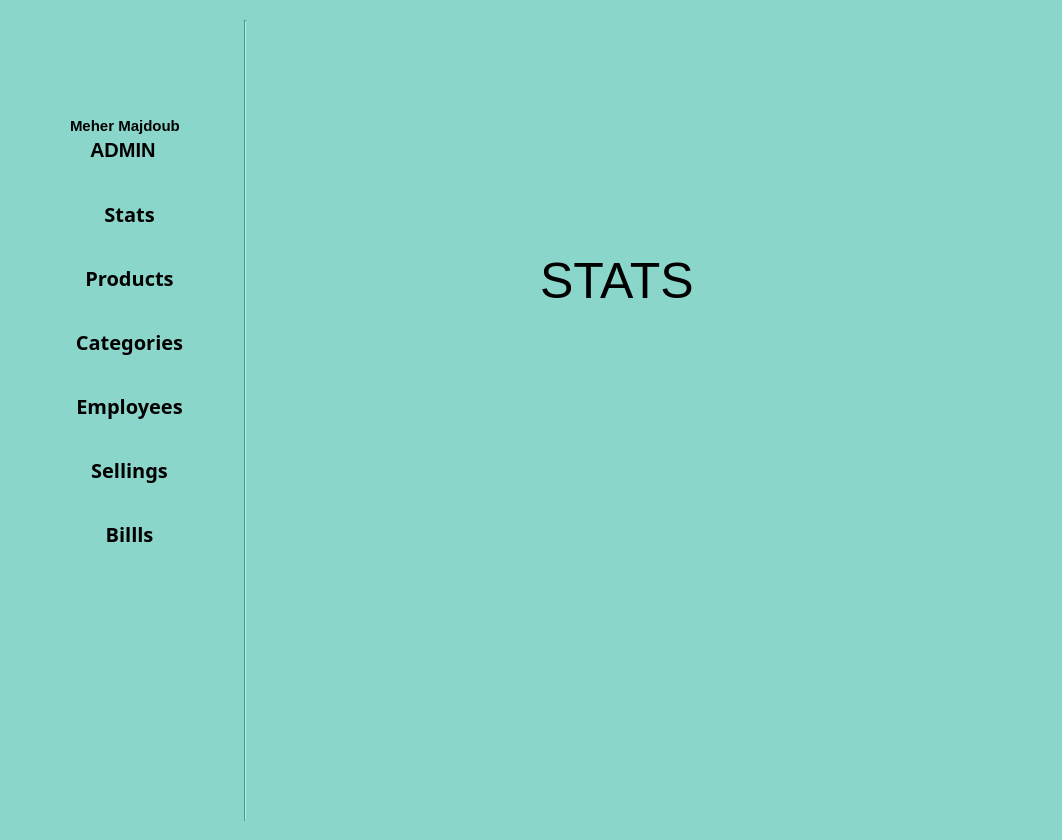
<?xml version="1.0" encoding="UTF-8"?>
<ui version="4.0">
 <class>Form</class>
 <widget class="QWidget" name="Form">
  <property name="geometry">
   <rect>
    <x>0</x>
    <y>0</y>
    <width>1062</width>
    <height>840</height>
   </rect>
  </property>
  <property name="minimumSize">
   <size>
    <width>809</width>
    <height>714</height>
   </size>
  </property>
  <property name="maximumSize">
   <size>
    <width>16777196</width>
    <height>16777215</height>
   </size>
  </property>
  <property name="contextMenuPolicy">
   <enum>Qt::NoContextMenu</enum>
  </property>
  <property name="acceptDrops">
   <bool>false</bool>
  </property>
  <property name="windowTitle">
   <string>Form</string>
  </property>
  <property name="styleSheet">
   <string notr="true">background-color: #8bd6cb;</string>
  </property>
  <widget class="QGroupBox" name="groupBox">
   <property name="geometry">
    <rect>
     <x>20</x>
     <y>20</y>
     <width>201</width>
     <height>151</height>
    </rect>
   </property>
   <property name="styleSheet">
    <string notr="true">border: none;</string>
   </property>
   <property name="title">
    <string/>
   </property>
   <widget class="QLabel" name="label">
    <property name="geometry">
     <rect>
      <x>60</x>
      <y>10</y>
      <width>91</width>
      <height>81</height>
     </rect>
    </property>
    <property name="text">
     <string/>
    </property>
    <property name="pixmap">
     <pixmap resource="icons/icons.qrc">:/icons/admin.png</pixmap>
    </property>
    <property name="scaledContents">
     <bool>true</bool>
    </property>
   </widget>
   <widget class="QLabel" name="label_2">
    <property name="geometry">
     <rect>
      <x>50</x>
      <y>90</y>
      <width>121</width>
      <height>31</height>
     </rect>
    </property>
    <property name="styleSheet">
     <string notr="true">font-size: 15px;
font: bold;</string>
    </property>
    <property name="text">
     <string>Meher Majdoub</string>
    </property>
   </widget>
   <widget class="QLabel" name="label_3">
    <property name="geometry">
     <rect>
      <x>70</x>
      <y>120</y>
      <width>71</width>
      <height>20</height>
     </rect>
    </property>
    <property name="styleSheet">
     <string notr="true">font-size : 20px;
font:bold;</string>
    </property>
    <property name="text">
     <string>ADMIN</string>
    </property>
   </widget>
  </widget>
  <widget class="Line" name="line">
   <property name="geometry">
    <rect>
     <x>230</x>
     <y>20</y>
     <width>31</width>
     <height>801</height>
    </rect>
   </property>
   <property name="orientation">
    <enum>Qt::Vertical</enum>
   </property>
  </widget>
  <widget class="QWidget" name="formLayoutWidget">
   <property name="geometry">
    <rect>
     <x>20</x>
     <y>190</y>
     <width>200</width>
     <height>521</height>
    </rect>
   </property>
   <layout class="QFormLayout" name="formLayout">
    <property name="horizontalSpacing">
     <number>12</number>
    </property>
    <property name="verticalSpacing">
     <number>36</number>
    </property>
    <property name="topMargin">
     <number>10</number>
    </property>
    <property name="bottomMargin">
     <number>0</number>
    </property>
    <item row="0" column="0">
     <widget class="QLabel" name="label_4">
      <property name="maximumSize">
       <size>
        <width>51</width>
        <height>51</height>
       </size>
      </property>
      <property name="baseSize">
       <size>
        <width>30</width>
        <height>30</height>
       </size>
      </property>
      <property name="font">
       <font>
        <strikeout>false</strikeout>
        <stylestrategy>PreferDefault</stylestrategy>
       </font>
      </property>
      <property name="text">
       <string/>
      </property>
      <property name="pixmap">
       <pixmap resource="icons/icons.qrc">:/icons/stats.png</pixmap>
      </property>
      <property name="scaledContents">
       <bool>true</bool>
      </property>
     </widget>
    </item>
    <item row="0" column="1">
     <widget class="QLabel" name="label_5">
      <property name="baseSize">
       <size>
        <width>50</width>
        <height>20</height>
       </size>
      </property>
      <property name="font">
       <font>
        <family>Segoe UI Semibold</family>
        <pointsize>15</pointsize>
        <weight>75</weight>
        <bold>true</bold>
       </font>
      </property>
      <property name="autoFillBackground">
       <bool>false</bool>
      </property>
      <property name="text">
       <string>Stats</string>
      </property>
      <property name="alignment">
       <set>Qt::AlignCenter</set>
      </property>
     </widget>
    </item>
    <item row="1" column="1">
     <widget class="QLabel" name="label_6">
      <property name="baseSize">
       <size>
        <width>50</width>
        <height>20</height>
       </size>
      </property>
      <property name="font">
       <font>
        <family>Segoe UI Semibold</family>
        <pointsize>15</pointsize>
        <weight>75</weight>
        <bold>true</bold>
       </font>
      </property>
      <property name="autoFillBackground">
       <bool>false</bool>
      </property>
      <property name="text">
       <string>Products</string>
      </property>
      <property name="alignment">
       <set>Qt::AlignCenter</set>
      </property>
     </widget>
    </item>
    <item row="1" column="0">
     <widget class="QLabel" name="label_7">
      <property name="maximumSize">
       <size>
        <width>51</width>
        <height>51</height>
       </size>
      </property>
      <property name="baseSize">
       <size>
        <width>30</width>
        <height>30</height>
       </size>
      </property>
      <property name="font">
       <font>
        <strikeout>false</strikeout>
        <stylestrategy>PreferDefault</stylestrategy>
       </font>
      </property>
      <property name="text">
       <string/>
      </property>
      <property name="pixmap">
       <pixmap resource="icons/icons.qrc">:/icons/products.png</pixmap>
      </property>
      <property name="scaledContents">
       <bool>true</bool>
      </property>
     </widget>
    </item>
    <item row="2" column="1">
     <widget class="QLabel" name="label_10">
      <property name="baseSize">
       <size>
        <width>50</width>
        <height>20</height>
       </size>
      </property>
      <property name="font">
       <font>
        <family>Segoe UI Semibold</family>
        <pointsize>15</pointsize>
        <weight>75</weight>
        <bold>true</bold>
       </font>
      </property>
      <property name="autoFillBackground">
       <bool>false</bool>
      </property>
      <property name="text">
       <string>Categories</string>
      </property>
      <property name="alignment">
       <set>Qt::AlignCenter</set>
      </property>
     </widget>
    </item>
    <item row="2" column="0">
     <widget class="QLabel" name="label_8">
      <property name="maximumSize">
       <size>
        <width>51</width>
        <height>51</height>
       </size>
      </property>
      <property name="baseSize">
       <size>
        <width>30</width>
        <height>30</height>
       </size>
      </property>
      <property name="font">
       <font>
        <strikeout>false</strikeout>
        <stylestrategy>PreferDefault</stylestrategy>
       </font>
      </property>
      <property name="text">
       <string/>
      </property>
      <property name="pixmap">
       <pixmap resource="icons/icons.qrc">:/icons/categories.png</pixmap>
      </property>
      <property name="scaledContents">
       <bool>true</bool>
      </property>
     </widget>
    </item>
    <item row="3" column="1">
     <widget class="QLabel" name="label_9">
      <property name="baseSize">
       <size>
        <width>50</width>
        <height>20</height>
       </size>
      </property>
      <property name="font">
       <font>
        <family>Segoe UI Semibold</family>
        <pointsize>15</pointsize>
        <weight>75</weight>
        <bold>true</bold>
       </font>
      </property>
      <property name="autoFillBackground">
       <bool>false</bool>
      </property>
      <property name="text">
       <string>Employees</string>
      </property>
      <property name="alignment">
       <set>Qt::AlignCenter</set>
      </property>
     </widget>
    </item>
    <item row="3" column="0">
     <widget class="QLabel" name="label_11">
      <property name="maximumSize">
       <size>
        <width>51</width>
        <height>51</height>
       </size>
      </property>
      <property name="baseSize">
       <size>
        <width>30</width>
        <height>30</height>
       </size>
      </property>
      <property name="font">
       <font>
        <strikeout>false</strikeout>
        <stylestrategy>PreferDefault</stylestrategy>
       </font>
      </property>
      <property name="text">
       <string/>
      </property>
      <property name="pixmap">
       <pixmap resource="icons/icons.qrc">:/icons/employee.png</pixmap>
      </property>
      <property name="scaledContents">
       <bool>true</bool>
      </property>
     </widget>
    </item>
    <item row="4" column="1">
     <widget class="QLabel" name="label_12">
      <property name="baseSize">
       <size>
        <width>50</width>
        <height>20</height>
       </size>
      </property>
      <property name="font">
       <font>
        <family>Segoe UI Semibold</family>
        <pointsize>15</pointsize>
        <weight>75</weight>
        <bold>true</bold>
       </font>
      </property>
      <property name="autoFillBackground">
       <bool>false</bool>
      </property>
      <property name="text">
       <string>Sellings</string>
      </property>
      <property name="alignment">
       <set>Qt::AlignCenter</set>
      </property>
     </widget>
    </item>
    <item row="4" column="0">
     <widget class="QLabel" name="label_13">
      <property name="maximumSize">
       <size>
        <width>51</width>
        <height>51</height>
       </size>
      </property>
      <property name="baseSize">
       <size>
        <width>30</width>
        <height>30</height>
       </size>
      </property>
      <property name="font">
       <font>
        <strikeout>false</strikeout>
        <stylestrategy>PreferDefault</stylestrategy>
       </font>
      </property>
      <property name="text">
       <string/>
      </property>
      <property name="pixmap">
       <pixmap resource="icons/icons.qrc">:/icons/sellings.png</pixmap>
      </property>
      <property name="scaledContents">
       <bool>true</bool>
      </property>
     </widget>
    </item>
    <item row="5" column="1">
     <widget class="QLabel" name="label_14">
      <property name="baseSize">
       <size>
        <width>50</width>
        <height>20</height>
       </size>
      </property>
      <property name="font">
       <font>
        <family>Segoe UI Semibold</family>
        <pointsize>15</pointsize>
        <weight>75</weight>
        <bold>true</bold>
       </font>
      </property>
      <property name="autoFillBackground">
       <bool>false</bool>
      </property>
      <property name="text">
       <string>Billls</string>
      </property>
      <property name="alignment">
       <set>Qt::AlignCenter</set>
      </property>
     </widget>
    </item>
    <item row="5" column="0">
     <widget class="QLabel" name="label_15">
      <property name="maximumSize">
       <size>
        <width>51</width>
        <height>51</height>
       </size>
      </property>
      <property name="baseSize">
       <size>
        <width>30</width>
        <height>30</height>
       </size>
      </property>
      <property name="font">
       <font>
        <strikeout>false</strikeout>
        <stylestrategy>PreferDefault</stylestrategy>
       </font>
      </property>
      <property name="text">
       <string/>
      </property>
      <property name="pixmap">
       <pixmap resource="icons/icons.qrc">:/icons/bill.png</pixmap>
      </property>
      <property name="scaledContents">
       <bool>true</bool>
      </property>
     </widget>
    </item>
   </layout>
  </widget>
  <widget class="QLabel" name="label_16">
   <property name="geometry">
    <rect>
     <x>30</x>
     <y>740</y>
     <width>41</width>
     <height>41</height>
    </rect>
   </property>
   <property name="text">
    <string/>
   </property>
   <property name="pixmap">
    <pixmap resource="icons/icons.qrc">:/icons/setting.png</pixmap>
   </property>
   <property name="scaledContents">
    <bool>true</bool>
   </property>
  </widget>
  <widget class="QLabel" name="label_17">
   <property name="geometry">
    <rect>
     <x>30</x>
     <y>790</y>
     <width>41</width>
     <height>31</height>
    </rect>
   </property>
   <property name="text">
    <string/>
   </property>
   <property name="pixmap">
    <pixmap resource="icons/icons.qrc">:/icons/shutdown.png</pixmap>
   </property>
   <property name="scaledContents">
    <bool>true</bool>
   </property>
  </widget>
  <widget class="QStackedWidget" name="containor">
   <property name="geometry">
    <rect>
     <x>270</x>
     <y>20</y>
     <width>771</width>
     <height>781</height>
    </rect>
   </property>
   <widget class="QWidget" name="stats_frame">
    <widget class="QLabel" name="label_18">
     <property name="geometry">
      <rect>
       <x>270</x>
       <y>220</y>
       <width>181</width>
       <height>81</height>
      </rect>
     </property>
     <property name="styleSheet">
      <string notr="true">font-size: 50px;</string>
     </property>
     <property name="text">
      <string>STATS</string>
     </property>
    </widget>
   </widget>
   <widget class="QWidget" name="products_frame">
    <widget class="QLabel" name="label_19">
     <property name="geometry">
      <rect>
       <x>310</x>
       <y>310</y>
       <width>221</width>
       <height>81</height>
      </rect>
     </property>
     <property name="styleSheet">
      <string notr="true">font-size: 50px;</string>
     </property>
     <property name="text">
      <string>products</string>
     </property>
    </widget>
   </widget>
   <widget class="QWidget" name="categories_frame">
    <widget class="QLabel" name="label_20">
     <property name="geometry">
      <rect>
       <x>300</x>
       <y>420</y>
       <width>251</width>
       <height>81</height>
      </rect>
     </property>
     <property name="styleSheet">
      <string notr="true">font-size: 50px;</string>
     </property>
     <property name="text">
      <string>categories</string>
     </property>
    </widget>
   </widget>
   <widget class="QWidget" name="employees_frame">
    <widget class="QLabel" name="label_21">
     <property name="geometry">
      <rect>
       <x>280</x>
       <y>290</y>
       <width>251</width>
       <height>81</height>
      </rect>
     </property>
     <property name="styleSheet">
      <string notr="true">font-size: 50px;</string>
     </property>
     <property name="text">
      <string>employees</string>
     </property>
    </widget>
   </widget>
   <widget class="QWidget" name="sellings_frame_2">
    <widget class="QLabel" name="label_22">
     <property name="geometry">
      <rect>
       <x>230</x>
       <y>290</y>
       <width>191</width>
       <height>81</height>
      </rect>
     </property>
     <property name="styleSheet">
      <string notr="true">font-size: 50px;</string>
     </property>
     <property name="text">
      <string>sellings</string>
     </property>
    </widget>
   </widget>
   <widget class="QWidget" name="bills_frame">
    <widget class="QLabel" name="label_23">
     <property name="geometry">
      <rect>
       <x>340</x>
       <y>290</y>
       <width>181</width>
       <height>81</height>
      </rect>
     </property>
     <property name="styleSheet">
      <string notr="true">font-size: 50px;</string>
     </property>
     <property name="text">
      <string>BILLS</string>
     </property>
    </widget>
   </widget>
  </widget>
 </widget>
 <resources>
  <include location="icons/icons.qrc"/>
 </resources>
 <connections/>
</ui>
